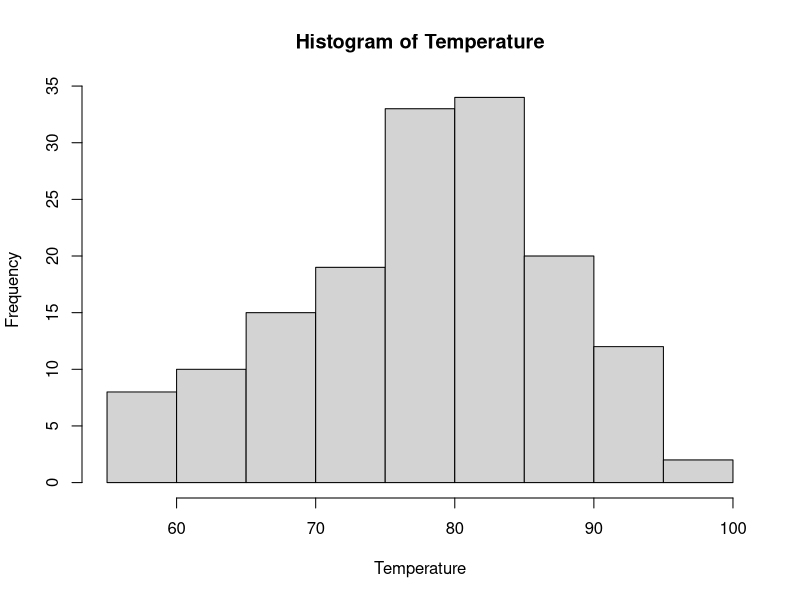
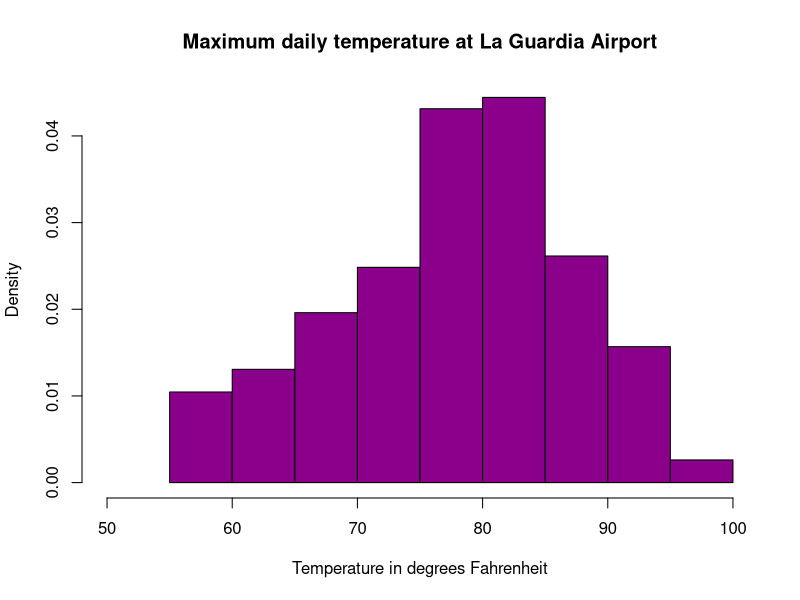
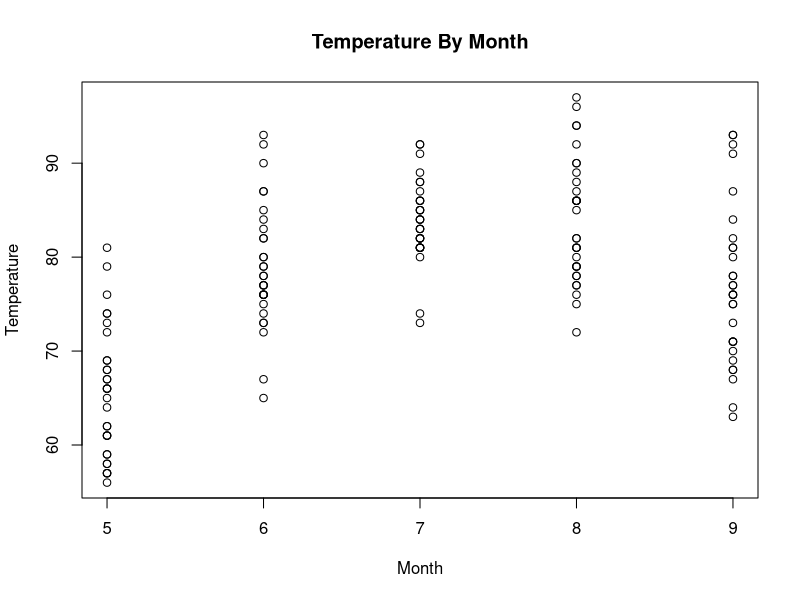
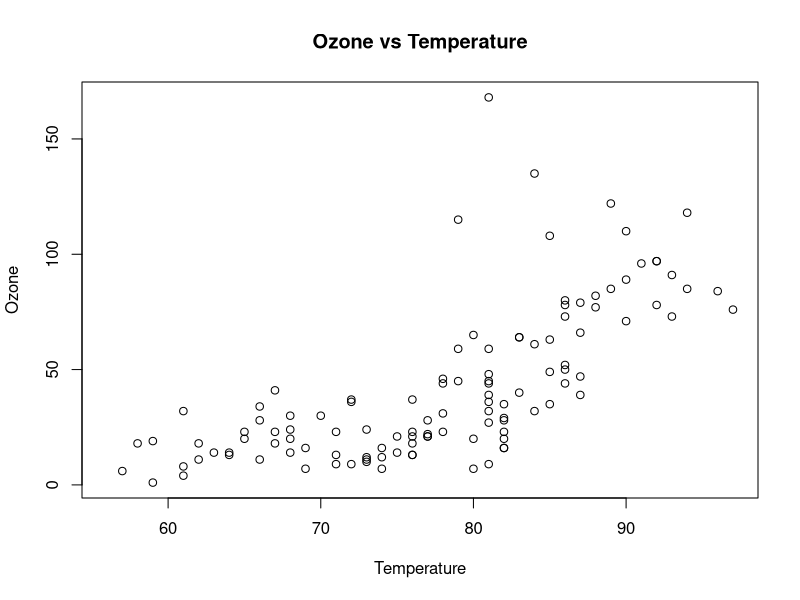
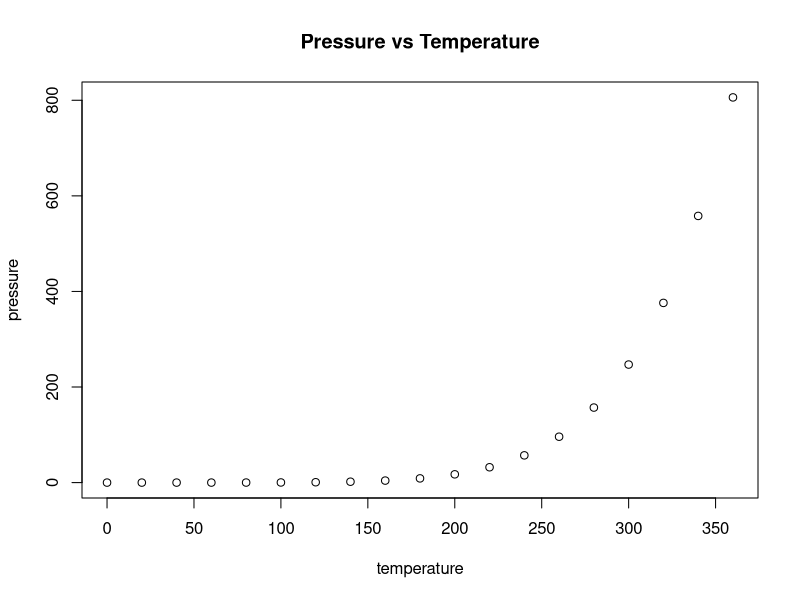
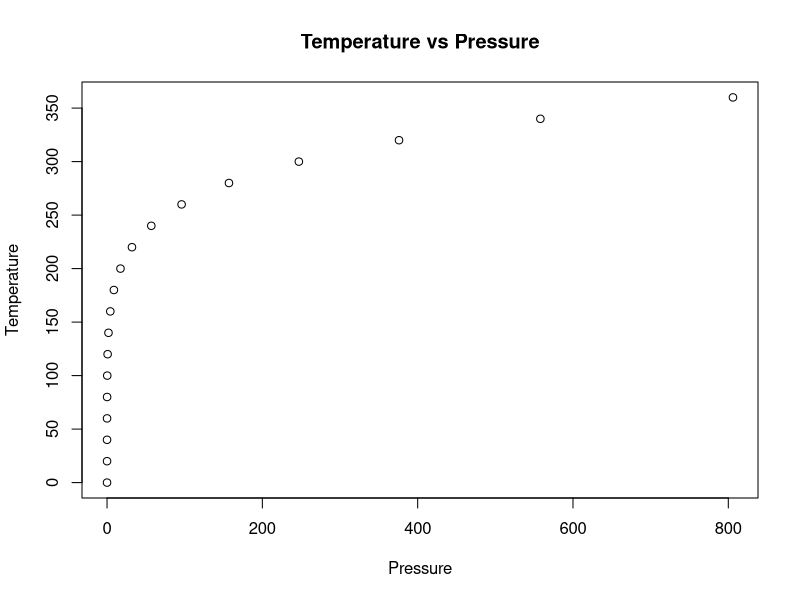

Here is the R script that generated these plots, in order:
## ---- chunk 1
str(airquality)

# Take only Temp columns
Temperature <- airquality$Temp
hist(Temperature)

Ozone <- airquality$Ozone

# Histogram with added parameters
hist(Temperature,
     main="Maximum daily temperature at La Guardia Airport",
     xlab="Temperature in degrees Fahrenheit",
     xlim=c(50,100),
     col="darkmagenta",
     freq=FALSE
)

# TODO: Assignment 2, Q2A: Complete the following code to yield a scatterplot with x as Month and y as Temp
# You're going to customize your plot slightly.  Use the help function to assist you if needed.
# Make the x label "Month" and the y label "Temperature"
# Finally, make the title of the plot "Temperature by Month" 
plot(x=airquality$Month, y=Temperature, xlab = 'Month', ylab = 'Temperature', main = 'Temperature By Month')


# TODO: Assignment 2, Q2B: Build a scatter plot with x as Temperature and y as Ozone 
# Complete the following code:
# Make the x label "Temperature" and the y label "Ozone",
# Make the title of the plot "Temperature vs Ozone"
plot(x=Temperature, y=Ozone, xlab='Temperature', ylab='Ozone', main='Ozone vs Temperature')
## ---- chunk 2
summary(pressure)
## ---- chunk 3
plot(pressure, main='Pressure vs Temperature')
## ---- chunk 4
plot(pressure$pressure, pressure$temperature, main = 'Temperature vs Pressure', xlab='Pressure', ylab='Temperature')
